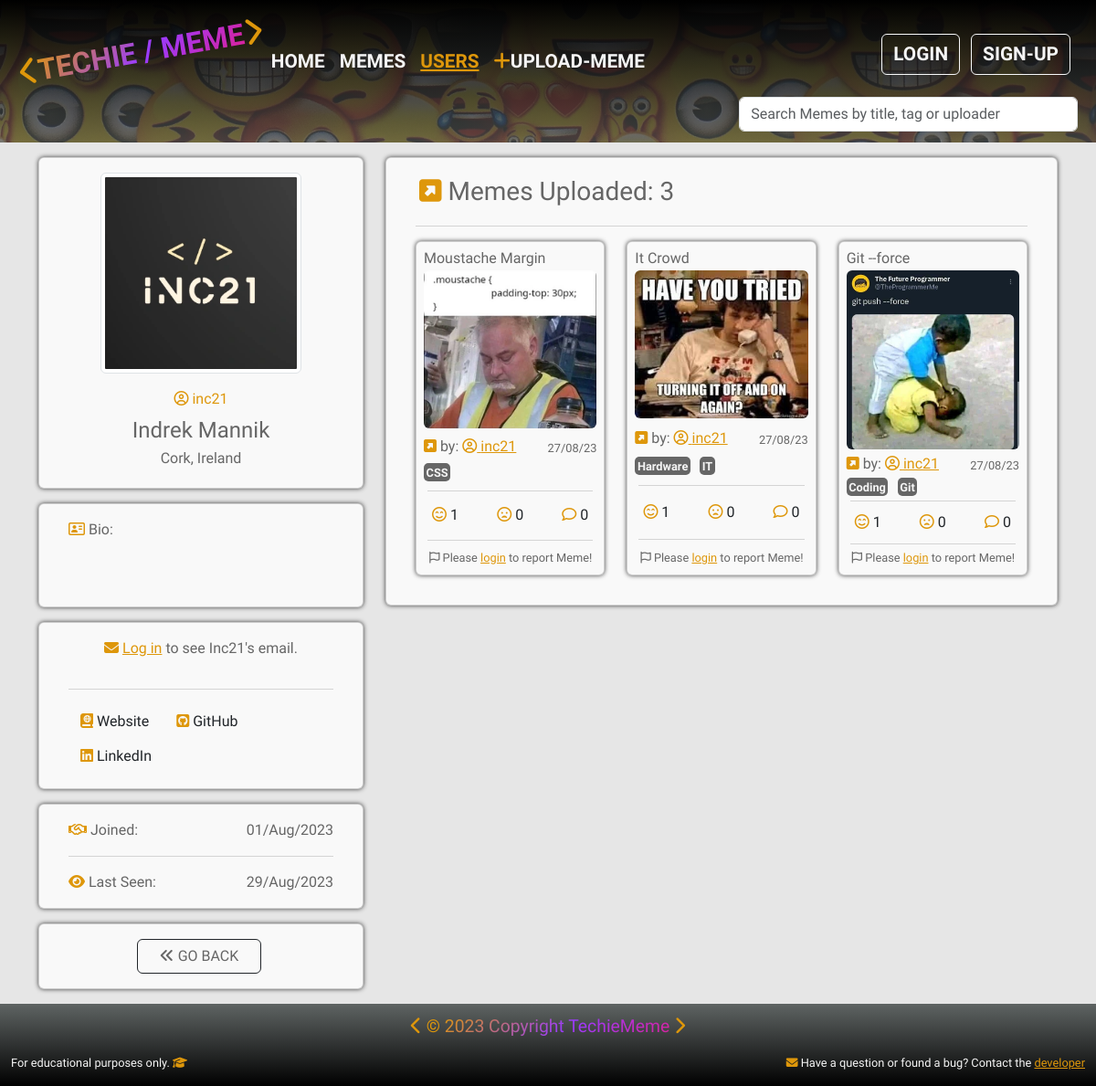
Screenshot of /users/user/7381baf7-6ea3-46a3-b08f-365b9b1124ce/ with the database file from the repository.
### users/models.py (models this page shows, shortened)
class UserProfile(models.Model):
    user = models.OneToOneField(User, on_delete=models.CASCADE, null=True,
                                blank=True)
    username = models.CharField(max_length=50, null=True, blank=True)
    first_name = models.CharField(max_length=50, null=True, blank=True)
    last_name = models.CharField(max_length=50, null=True, blank=True)
    location = models.CharField(max_length=100, null=True, blank=True)
    email = models.EmailField(max_length=100, null=True, blank=True)
    bio = models.TextField(null=True, blank=True)
    user_img = ResizedImageField(size=None, upload_to='users/',
                                 force_format='Webp', quality=95, null=True,
                                 blank=True, default='users/default_user.webp')
    social_github = models.CharField(max_length=200, null=True, blank=True)
    social_linkedin = models.CharField(max_length=200, null=True, blank=True)
    social_facebook = models.CharField(max_length=200, null=True, blank=True)
    social_youtube = models.CharField(max_length=200, null=True, blank=True)
    social_website = models.CharField(max_length=200, null=True, blank=True)
    created = models.DateTimeField(auto_now_add=True)
    id = models.UUIDField(primary_key=True, default=uuid.uuid4, editable=False)
    @property
    def user_image_url(self):
        if self.user_img and hasattr(self.user_img, 'url'):
            return self.user_img.url
        else:
            return '/static/images/users/default_user.webp'
    class Meta:
        ordering = ['-created']

### memes/models.py (models this page shows, shortened)
class Meme(models.Model):
    uploader = models.ForeignKey(
        UserProfile, on_delete=models.SET_NULL, null=True, blank=True)
    title = models.CharField(max_length=100, null=True, blank=True)
    meme_img = ResizedImageField(size=None, upload_to='memes/',
                                 force_format='Webp', quality=95, null=True,
                                 blank=True, default='memes/default.webp')
    tags = models.ManyToManyField('Tag', blank=True)
    smiley_face = models.ManyToManyField(
        UserProfile, related_name='smiley_face', blank=True)
    sad_face = models.ManyToManyField(
        UserProfile, related_name='sad_face', blank=True)
    created = models.DateTimeField(auto_now_add=True)
    id = models.UUIDField(
        default=uuid.uuid4, unique=True, primary_key=True, editable=False)
    def total_smiley_face(self):
        return self.smiley_face.count()
    def total_sad_face(self):
        return self.sad_face.count()
    @property
    def meme_image_url(self):
        if self.meme_img and hasattr(self.meme_img, 'url'):
            return self.meme_img.url
        else:
            return '/static/images/memes/default.webp'
    class Meta:
        ordering = ['-created']

class Tag(models.Model):
    name = models.CharField(max_length=20)
    created = models.DateTimeField(auto_now_add=True)
    id = models.UUIDField(
        default=uuid.uuid4, unique=True, primary_key=True, editable=False)
    def __str__(self):
        return self.name
    class Meta:
        ordering = ['name']

### users/views.py (the view)
# urls.py: path('user/<str:pk>/', views.singleUser, name="single_user"),
def singleUser(request, pk):
    profile = UserProfile.objects.get(id=pk)
    context = {'profile': profile}
    return render(request, "users/single_user.html", context)

### users/templates/users/single_user.html (shortened to what this page needs)
{% extends 'main.html' %}
{% load static %}
{% block content %}
<main>
    <div class="container">
        <div class="row">
            <div class="col-md-4 mb-3">
                <div class="card big-card mt-3">
                    <div class="card-body">
                        <div class="d-flex flex-column align-items-center text-center">
                            <img src="{{ profile.user_image_url }}" alt="Profile image" class="card-img-top rounded-2 img-thumbnail img-small">
                            <div class="mt-3">
                                <p class="yellow mb-2"><i class="fa-regular fa-circle-user"></i> {{ profile.username }}</p>
                                {% if profile.first_name != None %} <h4 class="m-1">{{ profile.first_name|capfirst }} {% endif %}  {% if profile.last_name != None %} {{ profile.last_name|capfirst }}</h4>{% endif %}
                                {% if profile.location != None %}
                                <p class="m-1">{{ profile.location }}</p>
                                {% endif %}
                            </div>
                        </div>
                    </div>
                </div>
                <div class="card big-card mt-3">
                    <div class="card-body">
                        <div class="row">
                            <div class="col-2 text-nowrap mb-2"><i class="fa-regular fa-address-card yellow"></i> Bio:</div>
                        </div>
                    </div>
                </div>
                <div class="card big-card mt-3">
                    <div class="card-body">
                        {% if profile.email != None and request.user.is_authenticated %}
                        <div class="row">
                            <a class="btn" role="button" class="col-4 text-nowrap"><i class="fa-solid fa-envelope yellow"></i> {{ profile.email }}</a>
                        </div>
                        <hr>
                        {% elif profile.email and not request.user.is_authenticated %}
                        <div class="row text-center">
                            <p><i class="fa-solid fa-envelope yellow"></i> <a class="active-link" href="{% url 'account_login' %}?next={{request.path}}">Log in</a> to see {{ profile.username|capfirst }}'s email. </p>
                        </div>
                        <hr>
                        {% else %}
                        <div class="row text-center">
                            <p><i class="fa-solid fa-envelope yellow"></i> {{ profile.username|capfirst }} has not provided email. </p>
                        </div>
                        <hr>
                        {% endif %}
                        {% if profile.social_website != None %}
                            <a class="btn" role="button" href="{{ profile.social_website }}" target="_blank" rel="noopener"><i class="fa-solid fa-book-atlas yellow"></i> Website</a>
                        {% endif %}
                        {% if profile.social_github != None %}
                            <a class="btn" role="button" href="{{ profile.social_github }}" target="_blank" rel="noopener"><i class="fa-brands fa-square-github yellow"></i> GitHub</a>
                        {% endif %}
                        {% if profile.social_linkedin != None %}
                            <a class="btn" role="button" href="{{ profile.social_linkedin }}" target="_blank" rel="noopener"><i class="fa-brands fa-linkedin yellow"></i> LinkedIn</a>
                        {% endif %}
                    </div>
                </div>
                <div class="card big-card mt-3">
                    <div class="card-body">
                        <div class="row">
                            <div class="col-12 col-lg-5 text-nowrap"><i class="fa-regular fa-handshake yellow"></i> Joined:</div>
                            <div class="col text-nowrap text-end"><p class="card-text">{{ profile.created|date:"d/M/Y" }}</p></div>
                        </div>
                        <hr>
                        <div class="row">
                            <div class="col-12 col-lg-5 text-nowrap"><i class="fa-solid fa-eye yellow"></i> Last Seen:</div>
                            <div class="col text-nowrap text-end"><p class="card-text">{{ profile.user.last_login|date:"d/M/Y" }}</p></div>
                        </div>
                    </div>
                </div>
                <div class="card big-card mt-3">
                    <div class="card-body">
                        <div class="row-col-1 d-flex justify-content-center">
                            <a type="button" class="btn btn-outline-dark ps-4 pe-4 mt-0 me-1 text-nowrap gray" href="{{request.META.HTTP_REFERER|escape}}"><i class="fa-solid fa-angles-left"></i> GO BACK</a>
                        </div>
                    </div>
                </div>
            </div>
            <div class="col-md-8 mt-md-3">
                <div class="card big-card mb-3">
                    <div class="card-body">
                        <div class="row">
                            <h3 class="m-1"><i class="fa-solid fa-square-up-right yellow"></i> Memes Uploaded: {{profile.meme_set.all|length}}</h3>
                        </div>
                        <hr>
                        <div class="row">
                            {% for meme in profile.meme_set.all %}
                            <div class="col-12 col-sm-6 col-lg-4 mb-3 d-flex justify-content-center">
                                <div class="card small-card h-100">
                                    <div class="card-body m-1 p-1 d-grid align-content-between">
                                        <a class="text-decoration-none gray" href="{% url 'meme' meme.id %}">
                                            <h6 class="card-title mb-1">{{ meme.title|truncatechars:"23" }}</h6>
                                            <img src="{{meme.meme_image_url}}" class="card-img rounded-2 img-small mb-1 mx-auto d-block" alt="User Meme">
                                        </a>
                                        <div class="row-col-1 d-flex justify-content-between">
                                            <div><i class="fa-solid fa-square-up-right yellow"></i> by: <a href="{% url 'single_user' profile.id %}" class="card-link yellow"><i class="fa-regular fa-circle-user"></i> {{ profile.username }}</a></div>
                                            <div class="report text-right mt-1">{{ meme.created|date:"d/m/y" }}</div>
                                        </div>
                                        <div class="row">
                                            <div class="col-12">
                                                {% for tag in meme.tags.all %}
                                                    <span class="tag text-nowrap">{{tag}}</span>
                                                {% endfor %}
                                            </div>
                                        </div>
                                        <hr class="m-1">
                                        <div class="row">
                                            <a class="col-4 btn btn" href="{% url 'smiley-face' meme.id %}"><i class="fa-regular fa-face-smile-beam yellow"></i>&nbsp;{{ meme.total_smiley_face }}</a>
                                            <a class="col-4 btn btn" href="{% url 'sad-face' meme.id %}"><i class="fa-regular fa-face-frown-open yellow"></i>&nbsp;{{ meme.total_sad_face }}</a>
                                            <a class="col-4 btn btn" href="{% url 'meme' meme.id %}"><i class="fa-regular fa-comment yellow"></i>&nbsp;{{ meme.comment.all.count }}</a>
                                        </div>
                                        <hr class="m-1">
                                        {% if request.user.is_authenticated and request.user.username == profile.username %}
                                        <div class="row">
                                            <a class="btn col-6 btn-sm mt-0" href="{% url 'update-meme' meme.id %}"><i class="fa-regular fa-pen-to-square"></i> Edit</a>
                                            <a class="btn col-6 text-danger mt-0 btn-sm" href="{% url 'delete-meme' meme.id %}"><i class="fa-solid fa-trash-can"></i> Delete</a>
                                        </div>
                                        {% else %}
                                            {% if request.user.is_authenticated %}
                                            <div class="row-col-1 d-flex justify-content-end">
                                                <a role="button" class="btn report text-end p-0 pe-1"><i class="fa-regular fa-flag"></i> Report Meme!</a>
                                            </div>
                                            {% else %}
                                            <div class="row-col-1 d-flex justify-content-end">
                                                <a role="button" class="btn report text-end p-0 pe-1" href="{% url 'account_login' %}"><i class="fa-regular fa-flag"></i> Please <span class="active-link">login</span> to report Meme!</a>
                                            </div>
                                            {% endif %}
                                        {% endif %}
                                    </div>
                                </div>
                            </div>
                            {% endfor %}
                        </div>
                    </div>
                </div>
            </div>
        </div>
    </div>
</main>
    {% endblock content %}

### static/styles/main.css (style rules this page uses)
* { margin: 0; padding: 0; box-sizing: border-box; }
body { font-family: 'Lexend', 'Lexend Deca', sans-serif; min-height: 100vh; display: flex; flex-direction: column; background-color: #e6e6e6; }
.yellow { color: #DE970B; }
.gray { color: #666666; }
.small-card { box-shadow: 0px 0px 5px 0px rgba(0,0,0,0.75); color: #666666; background-color: #f9f9f9; max-width: 260px; }
.big-card { box-shadow: 0px 0px 5px 0px rgba(0,0,0,0.75); color: #666666; background-color: #f9f9f9; padding: 0 1em; }
.active-link { color: #DE970B; text-decoration: underline; list-style: none; }
.img-small { max-width: 220px; max-height: 220px; object-fit: contain; object-fit: center; }
.tag { background-color: #666666; color: whitesmoke; font-weight: bold; font-size: 0.8em; padding: 0.2em; border-radius: 5px; margin-right: 0.5em; }
.report { color: #666666; font-size: 0.8em; }

### rows the page displays
UserProfile: user_image_url (picture), username "inc21", first_name "Indrek", last_name "Mannik", location "Cork, Ireland", username "Inc21", created "01/Aug/2023", user.last_login "29/Aug/2023", meme_set.all|length "3"
Meme: title "Moustache Margin", meme_image_url (picture), created "27/08/23", total_smiley_face "1", total_sad_face "0", comment.all.count "0"
Tag: name "CSS"
Meme: title "It Crowd", meme_image_url (picture), created "27/08/23", total_smiley_face "1", total_sad_face "0", comment.all.count "0"
Tag: name "Hardware"
Tag: name "IT"
Meme: title "Git --force", meme_image_url (picture), created "27/08/23", total_smiley_face "1", total_sad_face "0", comment.all.count "0"
Tag: name "Coding"
Tag: name "Git"
